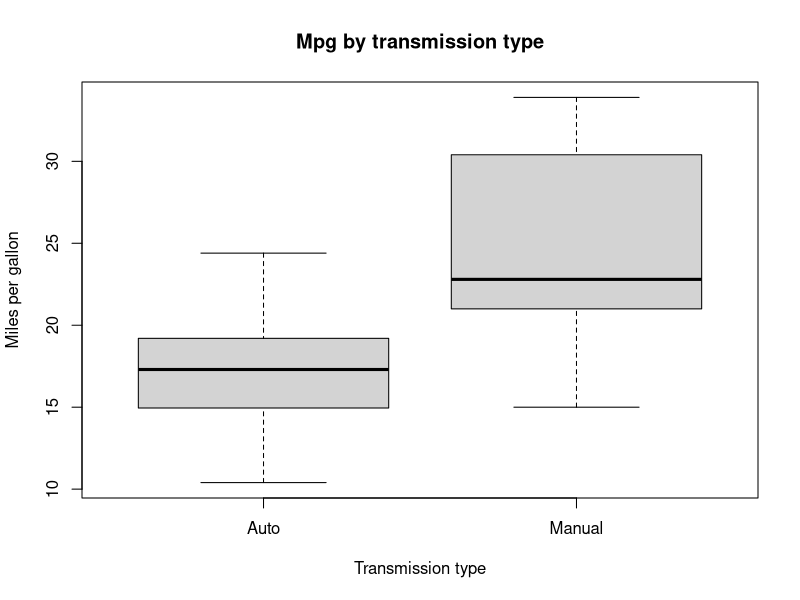
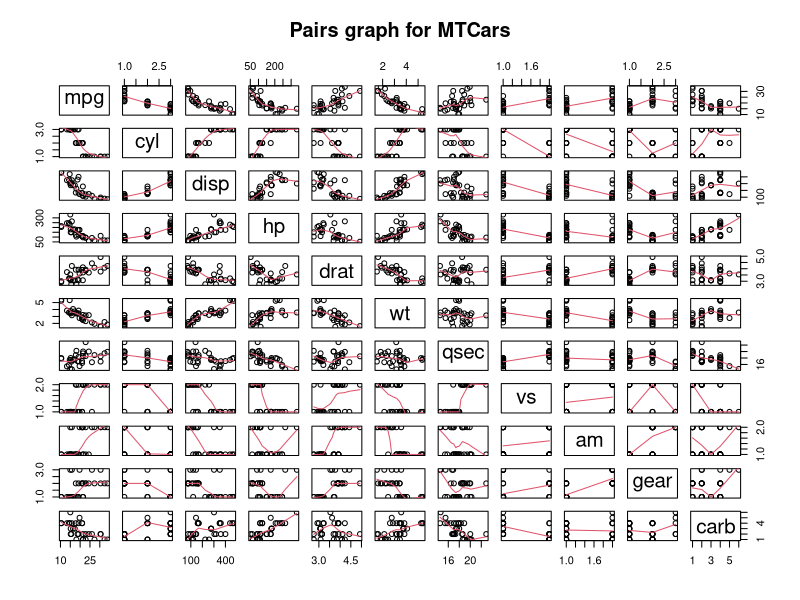
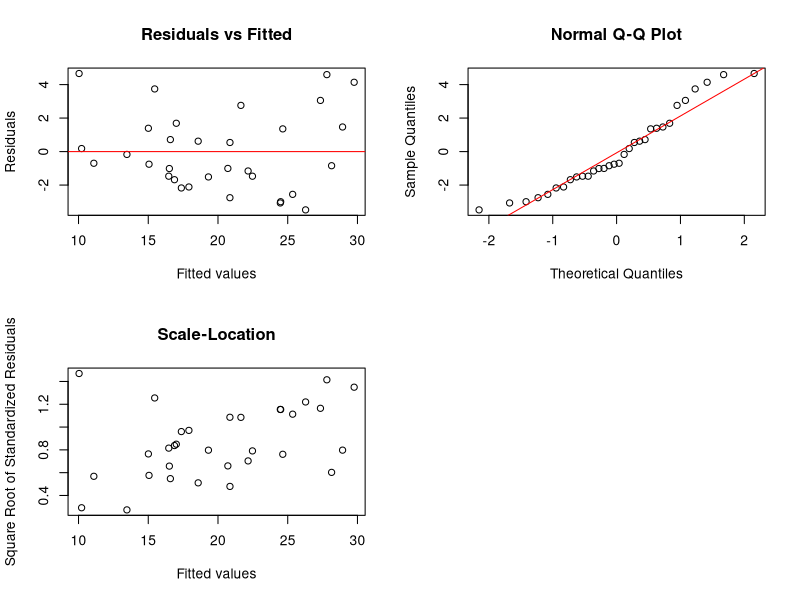

Write R code to recreate these figures, in order.
## ---- chunk 1
data(mtcars)
str(mtcars)
## ---- chunk 2
mtcars$cyl <- factor(mtcars$cyl)
mtcars$vs <- factor(mtcars$vs)
mtcars$gear <- factor(mtcars$gear)
mtcars$carb <- factor(mtcars$carb)
mtcars$am <- factor(mtcars$am)
## ---- chunk 3
levels(mtcars$am) <- c("Auto", "Manual")
## ---- chunk 4
t.test(mpg ~ am, data = mtcars)
## ---- chunk 5
wilcox.test(mpg ~ am, data = mtcars)
## ---- chunk 6
model.all <- lm(mpg ~ ., data = mtcars)
n <- nrow(mtcars)
model <- step(model.all, direction = "backward", k = log(n))
## ---- chunk 7
summary(model)
## ---- chunk 8
anova(lm(mpg ~ am, data = mtcars), lm(mpg ~ am + qsec, data = mtcars), lm(mpg ~ am + wt + qsec, data = mtcars))
## ---- chunk 9
confint(model)
## ---- chunk 10
leverage <- hatvalues(model)
## ---- chunk 11
leverage[which(leverage > 0.5)]
## ---- chunk 12
influential <- dfbetas(model)
## ---- chunk 13
influential[which(abs(influential) > 1)]
## ---- chunk 14
plot(mpg ~ am, data = mtcars, main = "Mpg by transmission type", xlab = "Transmission type", ylab = "Miles per gallon")
## ---- chunk 15
pairs(mtcars, panel = panel.smooth, main = "Pairs graph for MTCars")
## ---- chunk 16
par(mfrow = c(2, 2))
plot(fitted(model), residuals(model), xlab = "Fitted values", ylab = "Residuals", main = "Residuals vs Fitted")
abline(h = 0, col = "red")
qqnorm(residuals(model))
qqline(residuals(model), col = "red")
plot(fitted(model), sqrt(abs(rstandard(model))), xlab = "Fitted values", ylab = "Square Root of Standardized Residuals", main = "Scale-Location")
## ---- chunk 17
library(lmtest)
bptest(model)
## ---- chunk 18
dwtest(model, alternative = "two.sided")
## ---- chunk 19
shapiro.test(residuals(model))
